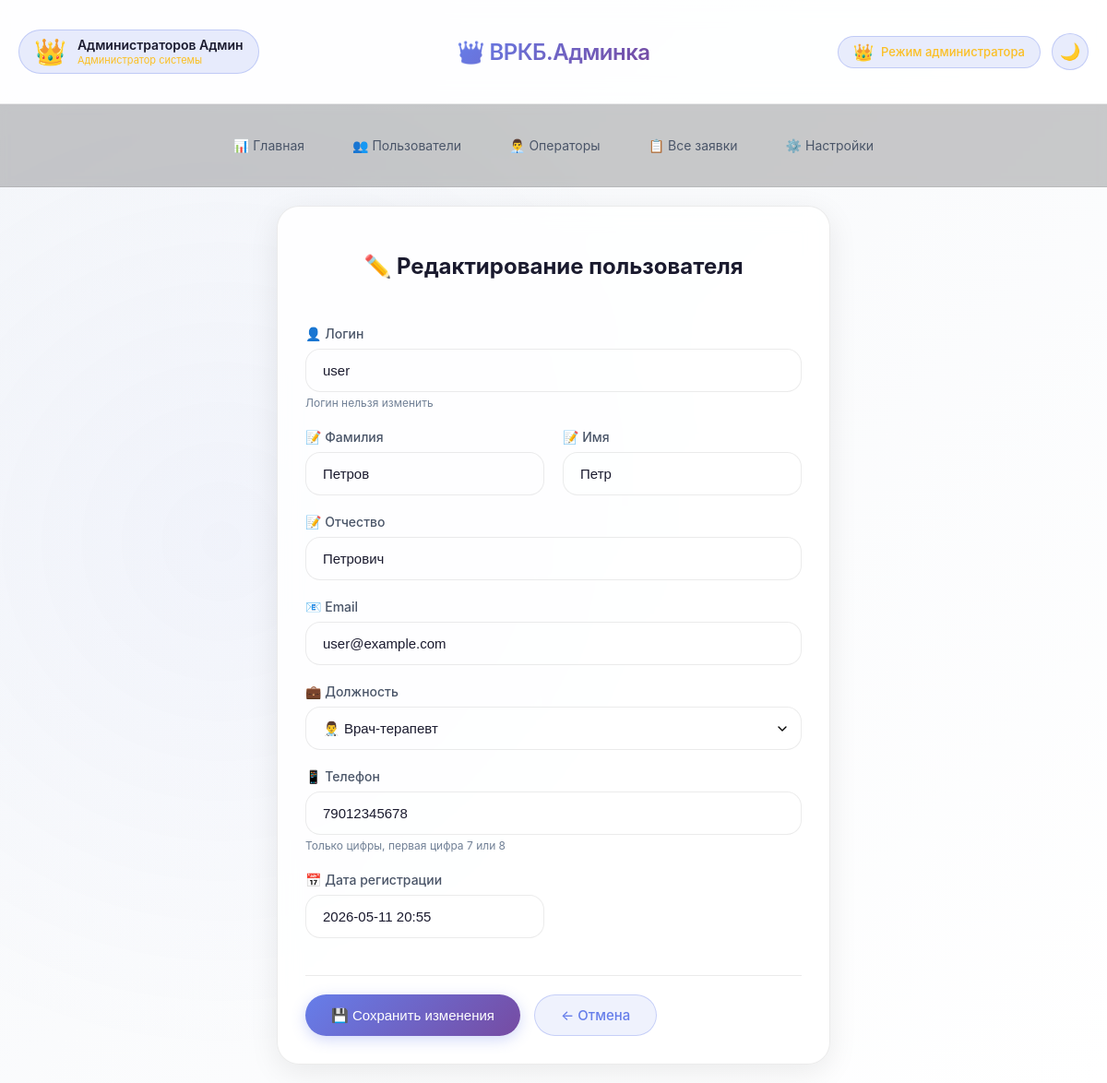
The app's page /admin/user/edit/1 (signed in) with its own data.
### tables this page shows
CREATE TABLE users (
        id INTEGER PRIMARY KEY AUTOINCREMENT,
        username TEXT UNIQUE NOT NULL,
        email TEXT UNIQUE NOT NULL,
        password TEXT NOT NULL,
        last_name TEXT,
        first_name TEXT,
        middle_name TEXT,
        post TEXT,
        phone TEXT,
        created_at TEXT NOT NULL,
        is_admin INTEGER DEFAULT 0
    , department TEXT);

### app.py (the view)
    def decorated_function(*args, **kwargs):
        if not session.get('admin_logged_in'):
            flash('Доступ только для администраторов', 'danger')
            return redirect(url_for('admin_login'))
        return f(*args, **kwargs)

### app.py (called while the page is built, shortened)
def get_db_connection():
    conn = sqlite3.connect('databases/database_helpdesk.db')
    conn.row_factory = sqlite3.Row
    return conn

def admin_required(f):
    def decorated_function(*args, **kwargs):
        if not session.get('admin_logged_in'):
            flash('Доступ только для администраторов', 'danger')
            return redirect(url_for('admin_login'))
        return f(*args, **kwargs)
    decorated_function.__name__ = f.__name__
    return decorated_function

@app.route('/admin/user/edit/<int:user_id>', methods=['GET', 'POST'])
@admin_required
def admin_user_edit(user_id):
    conn = get_db_connection()
    user = conn.execute('SELECT * FROM users WHERE id = ?', (user_id,)).fetchone()
    conn.close()
    if not user:
        flash('Пользователь не найден', 'danger')
        return redirect(url_for('admin_users'))
    return render_template('admins/admin_user_edit.html', user=user)

@app.context_processor
def inject_user():
    user_info = {}
    return {'user': user_info}

### templates/admins/admin_user_edit.html (shortened to what this page needs)
{% extends "admins/base_admin.html" %}
{% block content %}
<div class="card" style="max-width: 600px; margin: 0 auto;">
    <h2 style="text-align: center; margin-bottom: 30px;">✏️ Редактирование пользователя</h2>
    <form method="POST">
        <div class="form-group">
            <label>👤 Логин</label>
            <input type="text" class="form-control" value="{{ user.username }}" disabled readonly>
            <small class="text-muted">Логин нельзя изменить</small>
        </div>
        <div class="form-row">
            <div class="form-group">
                <label>📝 Фамилия</label>
                <input type="text" name="last_name" class="form-control" value="{{ user.last_name or '' }}" required>
            </div>
            <div class="form-group">
                <label>📝 Имя</label>
                <input type="text" name="first_name" class="form-control" value="{{ user.first_name or '' }}" required>
            </div>
        </div>
        <div class="form-group">
            <label>📝 Отчество</label>
            <input type="text" name="middle_name" class="form-control" value="{{ user.middle_name or '' }}">
        </div>
        <div class="form-group">
            <label>📧 Email</label>
            <input type="email" name="email" class="form-control" value="{{ user.email or '' }}" required>
        </div>
        <div class="form-group">
            <label>💼 Должность</label>
            <select name="post" class="form-control" required>
                <option value="Врач-терапевт" {% if user.post == 'Врач-терапевт' %}selected{% endif %}>👨‍⚕️ Врач-терапевт</option>
            </select>
        </div>
        <div class="form-group">
            <label>📱 Телефон</label>
            <input type="tel" name="phone" class="form-control" value="{{ user.phone or '' }}" required placeholder="79012345678">
            <small class="text-muted">Только цифры, первая цифра 7 или 8</small>
        </div>
        <div class="form-row">
            <div class="form-group">
                <label>📅 Дата регистрации</label>
                <input type="text" class="form-control" value="{{ user.created_at[:16] if user.created_at else '-' }}" disabled readonly>
            </div>
        </div>
        <hr>
        <div class="action-buttons">
            <button type="submit" class="btn btn-primary">💾 Сохранить изменения</button>
            <a href="{{ url_for('admin_users') }}" class="btn btn-outline">← Отмена</a>
        </div>
    </form>
</div>
{% endblock %}

### static/style.css (style rules this page uses)
:root { --bg-gradient-start: #f5f7fa; --bg-gradient-end: #ffffff; --glass-bg: rgba(255, 255, 255, 0.85); --glass-bg-dark: rgba(0, 0, 0, 0.75); --glass-border: rgba(0, 0, 0, 0.08); --glass-shadow: 0 8px 32px 0 rgba(0, 0, 0, 0.08); --shadow-sm: 0 2px 8px rgba(0, 0, 0, 0.04); --shadow-md: 0 4px 20px rgba(0, 0, 0, 0.06); --shadow-lg: 0 12px 32px rgba(0, 0, 0, 0.1); --shadow-glow: 0 0 20px rgba(102, 126, 234, 0.15); --text-primary: #1a1a2e; --text-secondary: #4a5568; --text-muted: #718096; --blur-amount: 12px; --border-radius: 24px; --accent-color: #667eea; --accent-hover: #5a67d8; }
* { margin: 0; padding: 0; box-sizing: border-box; }
body { font-family: -apple-system, 'Segoe UI', 'SF Pro Text', 'Helvetica Neue', sans-serif; background: linear-gradient(135deg, var(--bg-gradient-start), var(--bg-gradient-end)); min-height: 100vh; color: var(--text-primary); transition: all 0.3s ease; position: relative; }
body::before { content: ''; position: fixed; top: 0; left: 0; width: 100%; height: 100%; background: radial-gradient(circle at 20% 50%, rgba(102,126,234,0.05) 0%, transparent 50%); pointer-events: none; z-index: 0; }
.glass-card, .card { background: var(--glass-bg); backdrop-filter: blur(var(--blur-amount)); -webkit-backdrop-filter: blur(var(--blur-amount)); border-radius: var(--border-radius); border: 1px solid var(--glass-border); box-shadow: var(--glass-shadow); padding: 30px; margin-bottom: 20px; transition: all 0.4s cubic-bezier(0.4, 0, 0.2, 1); animation: fadeInUp 0.5s ease-out; }
.card h2 { padding: 20px; margin-bottom: 20px; }
.btn { padding: 12px 28px; border: none; border-radius: 40px; font-size: 15px; font-weight: 500; cursor: pointer; transition: all 0.3s cubic-bezier(0.4, 0, 0.2, 1); display: inline-block; text-decoration: none; text-align: center; }
.btn-primary { background: linear-gradient(135deg, var(--accent-color), #764ba2); color: white; box-shadow: 0 4px 15px rgba(102, 126, 234, 0.3); }
.btn-outline { background: rgba(102, 126, 234, 0.1); border: 1px solid rgba(102, 126, 234, 0.3); color: var(--accent-color); }
.form-group { margin-bottom: 20px; }
label { display: block; margin-bottom: 8px; font-weight: 500; color: var(--text-secondary); font-size: 14px; }
input, textarea, select { width: 100%; padding: 14px 18px; border: 1px solid var(--glass-border); border-radius: 16px; font-size: 15px; transition: all 0.3s ease; background: rgba(255, 255, 255, 0.08); color: var(--text-primary); }
.text-muted { color: var(--text-muted); font-size: 12px; }
hr { border: none; height: 1px; background: var(--glass-border); margin: 20px 0; }
select { width: 100%; padding: 14px 18px; border: 1px solid var(--glass-border); border-radius: 16px; font-size: 15px; transition: all 0.3s ease; background: rgba(255, 255, 255, 0.08); color: var(--text-primary); cursor: pointer; appearance: none; background-repeat: no-repeat; background-position: right 12px center; background-size: 16px; }
select option { background: white; color: #1a1a2e; }
select option { color: #1a1a2e; background: #ffffff; }

### templates/admins/admin_user_edit.html (style rules this page uses)
.form-row { display: grid; grid-template-columns: 1fr 1fr; gap: 20px; }
.action-buttons { display: flex; gap: 15px; margin-top: 20px; }

### records on screen
users: username "user", last_name "Петров", first_name "Петр", middle_name "Петрович", email "user@example.com", post "👨‍⚕️ Врач-терапевт", phone "79012345678", created_at "2026-05-11 20:55"

### other values on screen
{{ session.admin_full_name or session.admin_username or 'Администратор' }} "Администраторов Админ"
